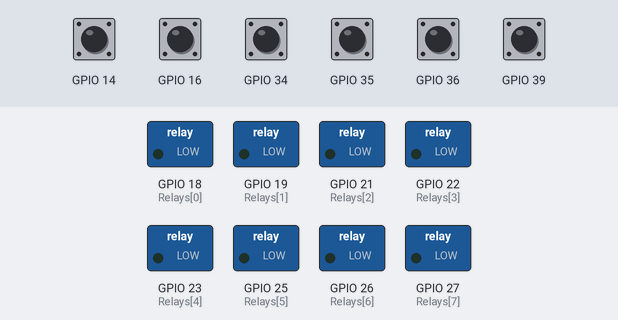
This sketch was run on a simulated ESP32. On the bench: switched loads named in the sketch (green lamp = pin HIGH). The inputs (shaded band) are chosen by the test bench; at power-on: GPIO 14, GPIO 16, GPIO 34–36, GPIO 39 HIGH.

Above: at 1.2 s.
1.3 s: GPIO 14 pulled LOW for 0.15 s
At 1.8 s:
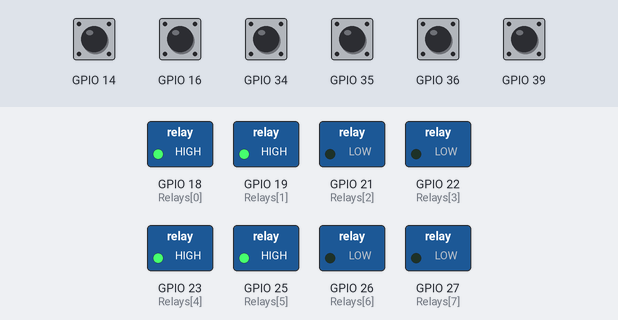
2.9 s: GPIO 16 pulled LOW for 0.15 s
At 4.1 s:
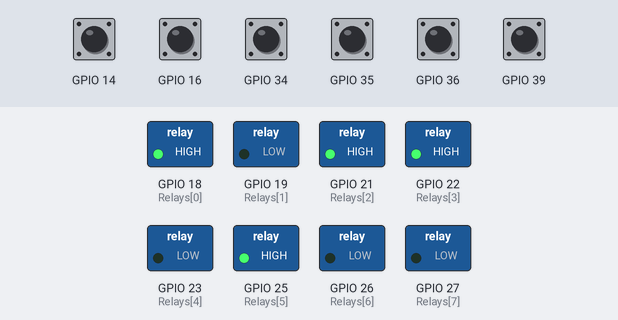
4.5 s: GPIO 34 pulled LOW for 0.15 s
At 5.4 s:
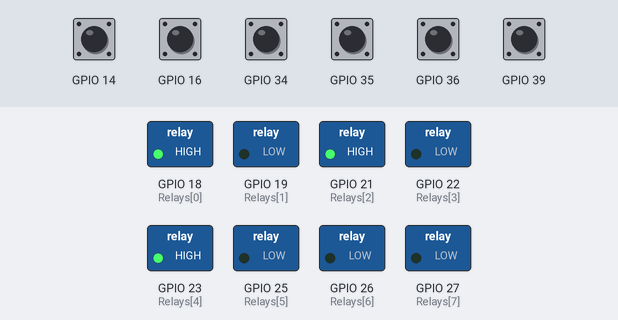
6.1 s: GPIO 35 pulled LOW for 0.15 s
At 6.6 s:
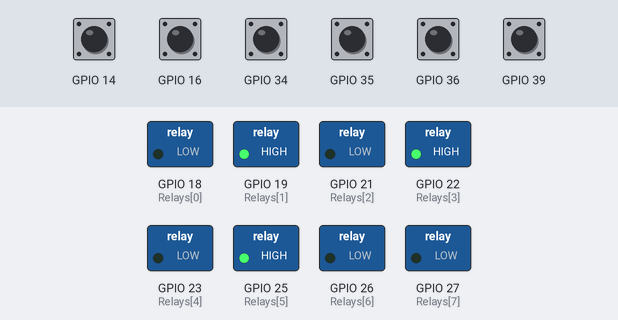
7.7 s: GPIO 36 pulled LOW for 0.15 s
At 8.9 s:
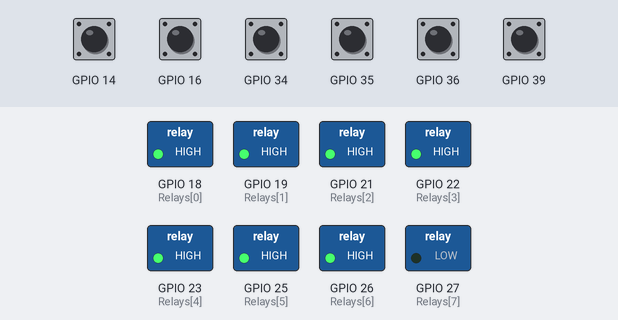
9.3 s: GPIO 14 pulled LOW for 1 s
At 10.2 s:
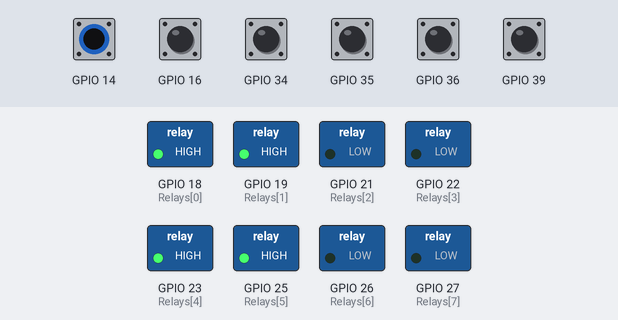
Timing chart, 0 to 12.3 s (numbered marks = the images above; inputs shaded):
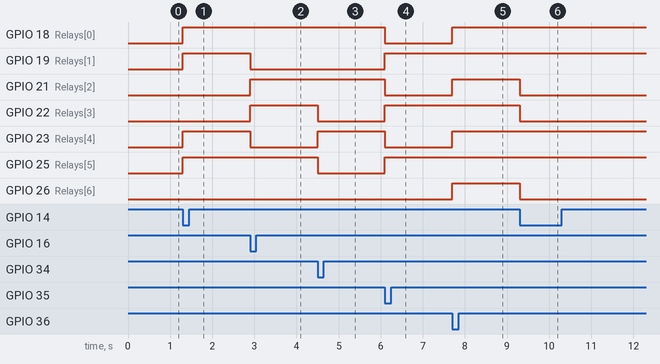

Measured:
- after the input at 1.3 s, GPIO 18 (Relays[0]), GPIO 19 (Relays[1]), GPIO 23 (Relays[4]), GPIO 25 (Relays[5]): LOW → HIGH at once
- after the input at 2.9 s, GPIO 19 (Relays[1]), GPIO 23 (Relays[4]): HIGH → LOW at once; GPIO 21 (Relays[2]), GPIO 22 (Relays[3]): LOW → HIGH at once
- after the input at 4.5 s, GPIO 22 (Relays[3]), GPIO 25 (Relays[5]): HIGH → LOW at once; GPIO 23 (Relays[4]): LOW → HIGH at once
- after the input at 6.1 s, GPIO 18 (Relays[0]), GPIO 21 (Relays[2]), GPIO 23 (Relays[4]): HIGH → LOW at once; GPIO 19 (Relays[1]), GPIO 22 (Relays[3]), GPIO 25 (Relays[5]): LOW → HIGH at once
- after the input at 7.7 s, GPIO 18 (Relays[0]), GPIO 21 (Relays[2]), GPIO 23 (Relays[4]), GPIO 26 (Relays[6]): LOW → HIGH at once
- after the input at 9.3 s, GPIO 21 (Relays[2]), GPIO 22 (Relays[3]), GPIO 26 (Relays[6]): HIGH → LOW at once

The sketch:

Proof_of_Hardware_Design.ino
```cpp
/**
 * File Name: Basic_Relay_Control_NoBT.ino
 *
 * Author: Dominic Kenney
 *
 * Purpose: Have test-code to have a baseline to test functionality of the hardware.
 *
 * Notes: This file is a basic project for use in testing the functionality of the physical
 *  Switcher, without having dependency on a bluetooth connection.
 *
 * Revisions: Set all stored values to have channel 8 stay off,
 *  due to lacking surface area for the 8th channel.
 *
 * Further Revision: Had to remove event-interrupt driven buttons so as to ensure functionality.
 *
 **/


struct Button
{
  int pin;
  int oldState;
  int state;
  int relayStates[8];
};

Button Btn1 = {34, false, false, {HIGH, LOW, HIGH, LOW, HIGH, LOW, LOW, LOW}};
Button Btn2 = {35, false, false, {LOW, HIGH, LOW, HIGH, LOW, HIGH, LOW, LOW}};
Button Btn3 = {36, false, false, {HIGH, HIGH, HIGH, HIGH, HIGH, HIGH, HIGH, LOW}};
Button Btn4 = {39, false, false, {LOW, LOW, LOW, LOW, LOW, LOW, LOW, LOW}};
Button Btn5 = {14, false, false, {HIGH, HIGH, LOW, LOW, HIGH, HIGH, LOW, LOW}};
Button Btn6 = {16, false, false, {HIGH, LOW, HIGH, HIGH, LOW, HIGH, LOW, LOW}};

int Relays[] = {18, 19, 21, 22, 23, 25, 26, 27};

void setup()
{

  for (int i = 0; i < 8; i++)
  {
    pinMode(Relays[i], OUTPUT);
  }


  pinMode(Btn1.pin, INPUT_PULLUP);
  pinMode(Btn2.pin, INPUT_PULLUP);
  pinMode(Btn3.pin, INPUT_PULLUP);
  pinMode(Btn4.pin, INPUT_PULLUP);
  pinMode(Btn5.pin, INPUT_PULLUP);
  pinMode(Btn6.pin, INPUT_PULLUP);


}

/// Primary loop function for use in Arduino-based development.
void loop()
{

  // Read States of each button for this loop
  Btn1.state = digitalRead(Btn1.pin);
  Btn2.state = digitalRead(Btn2.pin);
  Btn3.state = digitalRead(Btn3.pin);
  Btn4.state = digitalRead(Btn4.pin);
  Btn5.state = digitalRead(Btn5.pin);
  Btn6.state = digitalRead(Btn6.pin);


  // Update relay outputs based on new state information
  if (Btn1.oldState != Btn1.state && Btn1.state == LOW)
    for (int i = 0; i < 8; i++)
      digitalWrite(Relays[i], Btn1.relayStates[i]);

  if (Btn2.oldState != Btn2.state && Btn2.state == LOW)
    for (int i = 0; i < 8; i++)
      digitalWrite(Relays[i], Btn2.relayStates[i]);

  if (Btn3.oldState != Btn3.state && Btn3.state == LOW)
    for (int i = 0; i < 8; i++)
      digitalWrite(Relays[i], Btn3.relayStates[i]);

  if (Btn4.oldState != Btn4.state && Btn4.state == LOW)
    for (int i = 0; i < 8; i++)
      digitalWrite(Relays[i], Btn4.relayStates[i]);

  if (Btn5.oldState != Btn5.state && Btn5.state == LOW)
    for (int i = 0; i < 8; i++)
      digitalWrite(Relays[i], Btn5.relayStates[i]);

  if (Btn6.oldState != Btn6.state && Btn6.state == LOW)
    for (int i = 0; i < 8; i++)
      digitalWrite(Relays[i], Btn6.relayStates[i]);


  // Set stored values of the state to the previous state record.
  Btn1.oldState = Btn1.state;
  Btn2.oldState = Btn2.state;
  Btn3.oldState = Btn3.state;
  Btn4.oldState = Btn4.state;
  Btn5.oldState = Btn5.state;
  Btn6.oldState = Btn6.state;

  //runs a basic delay for sake of microcontroller processing flow.
  delay(1);
}
```
